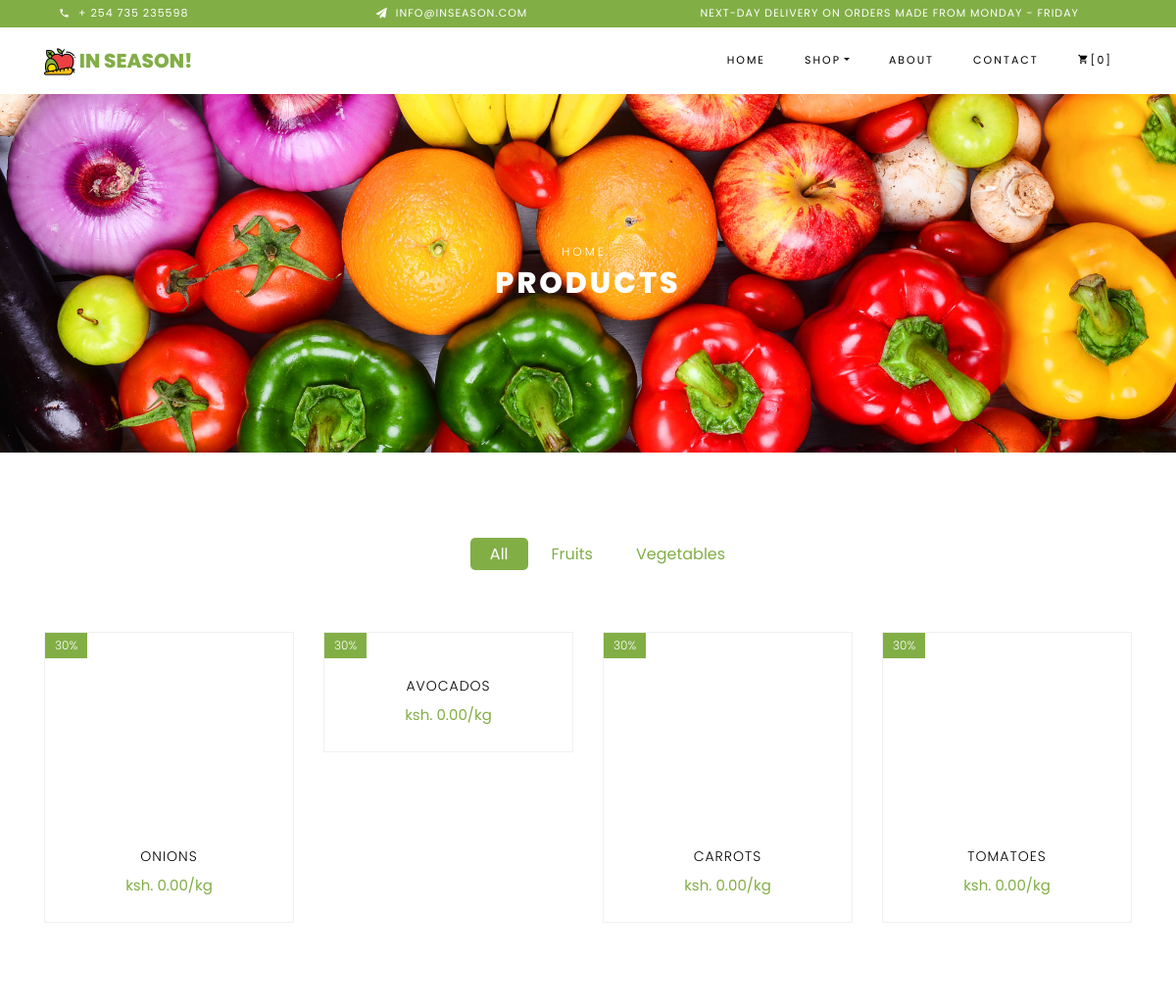
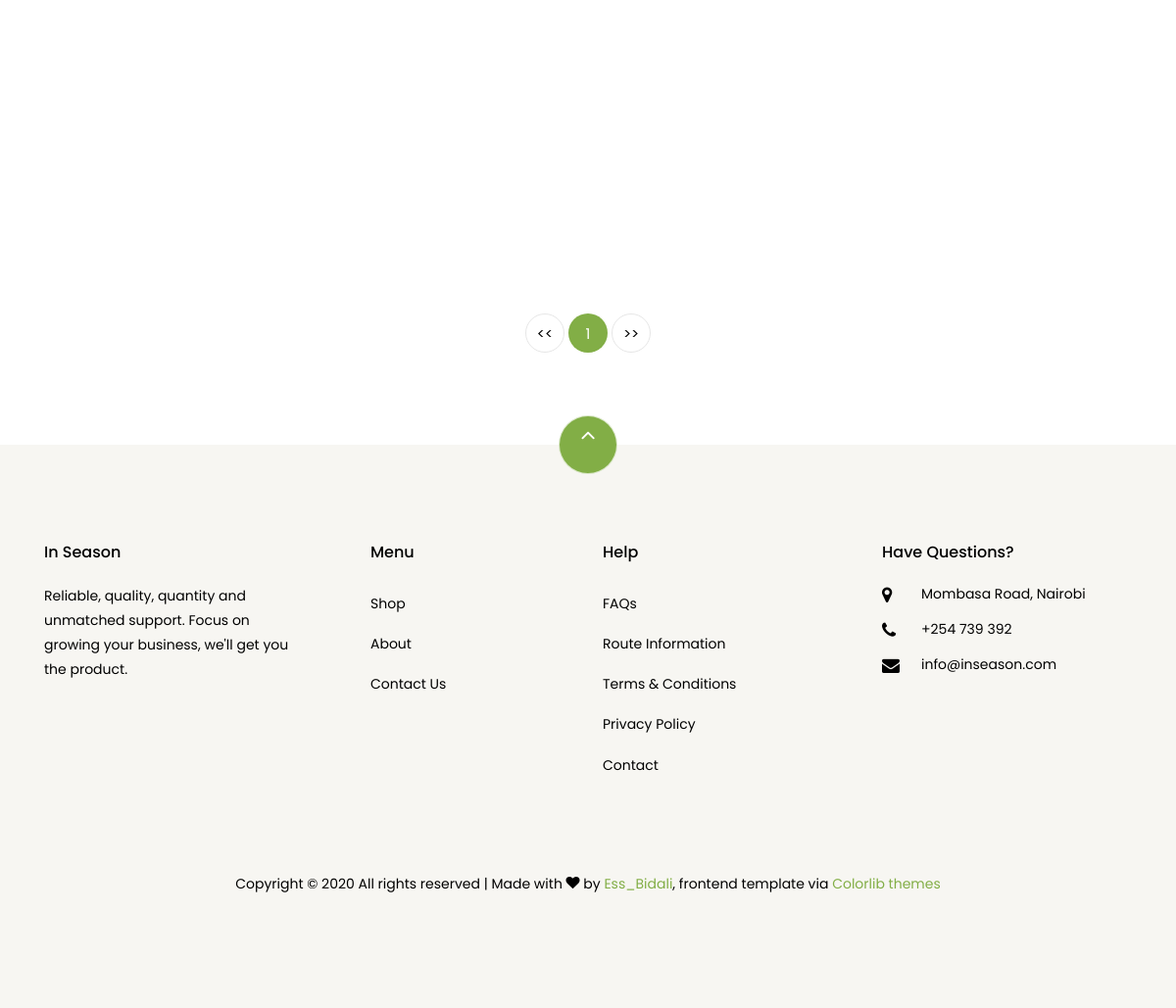
The app's page /shop/ with its own data (2 pictures, top to bottom).
### static_site/models.py (models this page shows)
class Category(models.Model):
    name = models.CharField(max_length=25)
    def __str__(self):
        return self.name

class Product(models.Model):
    name = models.CharField(max_length=25)
    variety = models.CharField(max_length=25, blank=True, null=True)
    category = models.ForeignKey(Category, on_delete=models.CASCADE)
    currency = models.ForeignKey(Currency, on_delete=models.CASCADE, null=True)
    current_price = models.DecimalField(max_digits=6, decimal_places=2, default=Decimal('0.00'))
    old_price = models.DecimalField(max_digits=6, decimal_places=2, default=Decimal('0.00'))
    unit = models.ForeignKey(Unit, on_delete=models.CASCADE)
    amount_available = models.IntegerField(null=True)
    image = models.ImageField(upload_to='products/%Y.%m', blank=True, null=True)
    def __str__(self):
        return self.name

class Unit(models.Model):
    name = models.CharField(max_length=25)
    def __str__(self):
        return self.name

### static_site/views.py (the view)
# urls.py: path('shop/', views.shop, name='shop'),
def shop(request, category=''):
    category = request.GET.get('category') if request.GET.get('category') else category
    if category:
        cat = Category.objects.filter(name__iexact=category[:-1])[0]
        products = Product.objects.filter(category=cat)
        if request.is_ajax(): return filter_results(products)
    else:
        products = Product.objects.all()
    categ = Category.objects.all()
    in_basket = items_in_basket(request)
    capacity = len(in_basket)
    products = paginate(request, products)
    filtr = category[:-1]
    context = {'nbar': 'shop', 'categ': categ, 'products': products, 'filtr':filtr, 'in_basket': in_basket, 'capacity': capacity}
    return render(request, 'static_site/shop.html', context)

### static_site/helper_functions.py (called while the page is built)
def paginate(request, products):
    paginator = Paginator(products, 12)
    page = request.GET.get('page') if request.GET.get('page') else 1
    return paginator.get_page(page)

def items_in_basket(request):
    if 'user_orders' not in request.session:
        return []
    ans = [product for product in request.session['user_orders']['items'].keys()]
    return ans

### static_site/templates/static_site/shop.html (shortened to what this page needs)
{% extends './base.html'%} {% block content%} {% load static %}
<div class="hero-wrap hero-bread" style="background-image: url('/static/static_site/images/bg_2a.jpg');">
    <div class="container">
        <div class="row no-gutters slider-text align-items-center justify-content-center">
            <div class="col-md-9 ftco-animate text-center">
                <p class="breadcrumbs"><span class="mr-2"><a href="{% url 'static_site:home' %}">Home</a></span></p>
                <h1 class="mb-0 bread">Products</h1>
            </div>
        </div>
    </div>
</div>
<section class="ftco-section">
    <div class="container">
        <div class="row justify-content-center">
            <div class="col-md-10 mb-5 text-center">
                <ul class="product-category">
                    <li><a href="{% url 'static_site:shop' %}"
                        class="{% if not filtr %}active{% endif %} categButton" id="">All</a></li>
                    {% for category in categ %}
                    <li><a href="{% url 'static_site:shop' category|lower %}s"
                        class="{% if filtr == category.name|lower %}active{% endif %} categButton" id="{{category}}s">{{category}}s</a></li>
                    {% endfor %}
                </ul>
            </div>
        </div>
        {% include "./products.html" %}
        <div class="row mt-5">
            <div class="col text-center">
                <div class="block-27">
                    <ul>
                        <li><a href="?page=1" title="First page">&lt;&lt;</a></li>
                        {% for num in products.paginator.page_range %}
                            {% if num == products.number %}
                                <li class="active"><span>{{num}}</span></li>
                            {% elif num > products.number|add:'-3' and num < products.number|add:'3' %}
                                <li><a href="?page={{num}}">{{num}}</a></li>
                            {% endif %}
                        {% endfor %}
                        <li><a href="?page={{products.paginator.num_pages}}" title="Last page">&gt;&gt;</a></li>
                    </ul>
                </div>
            </div>
        </div>
    </div>
</section>
{% endblock%}

### static_site/templates/static_site/products.html (shortened to what this page needs)
{% load static %}
<div class="row product-row" id="product-row">
    {% for product in products %}
    <div class="col-md-6 col-lg-3 ftco-animate">
        <div class="product">
            <a href="#" class="img-prod"><img class="img-fluid" src="{{ product.image.url }}" alt="{{product}} image">
                <span class="status">30%</span>
            </a>
            <div class="text py-3 pb-4 px-3 text-center">
                <h3><a>{{ product }}s</a></h3>
                <div class="d-flex">
                    <div class="pricing">
                        <p class="price">
                            <span class="price-sale">ksh. {{ product.current_price }}/{{ product.unit }}</span>
                        </p>
                    </div>
                </div>
            </div>
        </div>
    </div>
    {% endfor %}
</div>

### records on screen
Category: name "Fruit"
Category: name "Vegetable"
Product: name "ONION", current_price "0.00", unit "kg"
Product: name "AVOCADO", current_price "0.00", unit "kg"
Product: name "CARROT", current_price "0.00", unit "kg"
Product: name "TOMATOE", current_price "0.00", unit "kg"

### other values on screen
{{ capacity }} "0"
{{ num }} "1"
